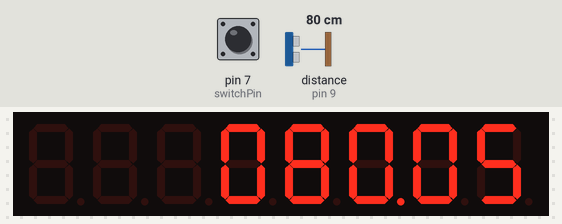
Recording of a sketch running on a simulated Arduino Uno, built with avr-gcc and run on an emulated ATmega328P. Parts: 8-digit seven-segment display. Wiring (inferred from the names in the program): range finder with pulse-width output: data pin 9. The inputs (shaded band) are chosen by the test bench; at power-on: distance to the obstacle (sensor on pin 9) 80 cm, pin 7 (switchPin) LOW. The echo pulse lasts 58.3 µs per cm.

Above: at 1.2 s.
1.3 s: distance to the obstacle (sensor on pin 9) set to 2 cm
At 2.3 s:
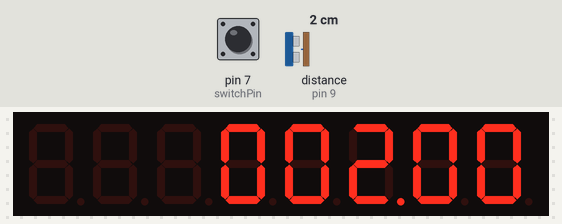
3.2 s: pin 7 (switchPin) pulled HIGH for 1 s
At 4.2 s:
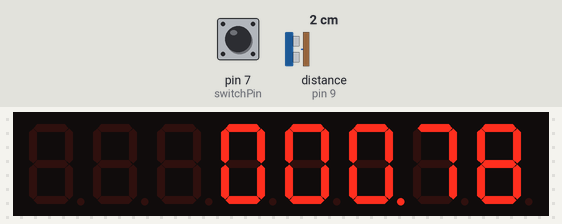
5.9 s: distance to the obstacle (sensor on pin 9) set to 4 cm
At 6.7 s:
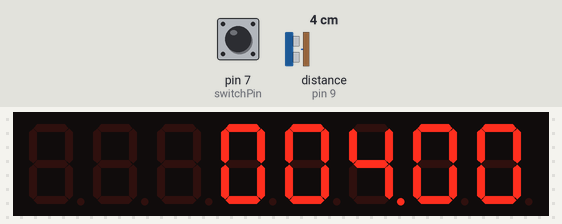
7.8 s: pin 7 (switchPin) pulled HIGH for 0.15 s
At 7.96 s:
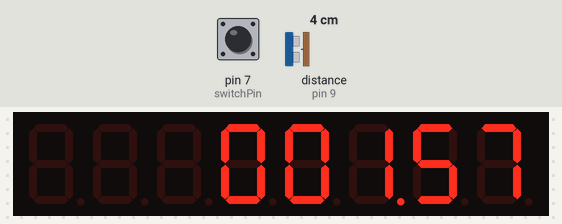
9.5 s: distance to the obstacle (sensor on pin 9) set to 9 cm
At 10.4 s:
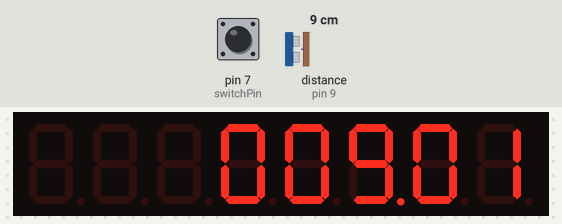
Timing chart, 0 to 12.3 s (numbered marks = the images above; inputs shaded):
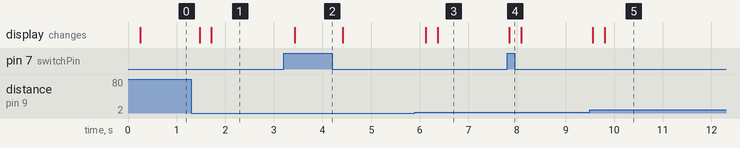

The sketch:

Project39.pde
```cpp
// Project 39

#include "LedControl.h"

#define sensorPin 9
#define switchPin 7
#define DataIn 2
#define CLK 4
#define LOAD 3
#define NumChips 1
#define samples 5.0
float pwmRange, averageReading, inch, cm;
LedControl lc=LedControl(DataIn,CLK,LOAD,NumChips);

void setup() {
        // Wakeup the MAX7219
        lc.shutdown(0,false);
        // Set it to medium brightness
        lc.setIntensity(0,8);
        // clear the display
        lc.clearDisplay(0);
        pinMode(sensorPin, INPUT);
        pinMode(switchPin, INPUT);
}

void loop() {
        averageReading = 0;
        for (int i = 0; i<samples; i++) {
                pwmRange = pulseIn(sensorPin, HIGH);
                averageReading += pwmRange;
        }

        averageReading /= samples;
        // 147uS per inch according to datasheet
        inch = averageReading / 147;
        // convert inch to cm
        cm = inch * 2.54;

        if (digitalRead(switchPin)) {
                displayDigit(inch);
        }
        else {
                displayDigit(cm);
        }
}

void displayDigit(float value) {
        int number = value*100;
        lc.setDigit(0,4,number/10000,false); // 100s digit
        lc.setDigit(0,3,(number%10000)/1000,false); // 10s digit
        lc.setDigit(0,2,(number%1000)/100,true); // first digit with DP on
        lc.setDigit(0,1,(number%100)/10,false); // 10th digit
        lc.setDigit(0,0,number%10,false); // 100th digit
}
```

Measured:
- after the input at 1.3 s, the display: first changes after 0.17 s (image 1 shows a later state)
- after the input at 3.2 s, the display: changes after 0.23 s (image 2)
- after the input at 5.9 s, the display: first changes after 0.23 s (image 3 shows a later state)
- after the input at 7.8 s, the display: changes at once (image 4)
- after the input at 9.5 s, the display: first changes after 0.06 s (image 5 shows a later state)
